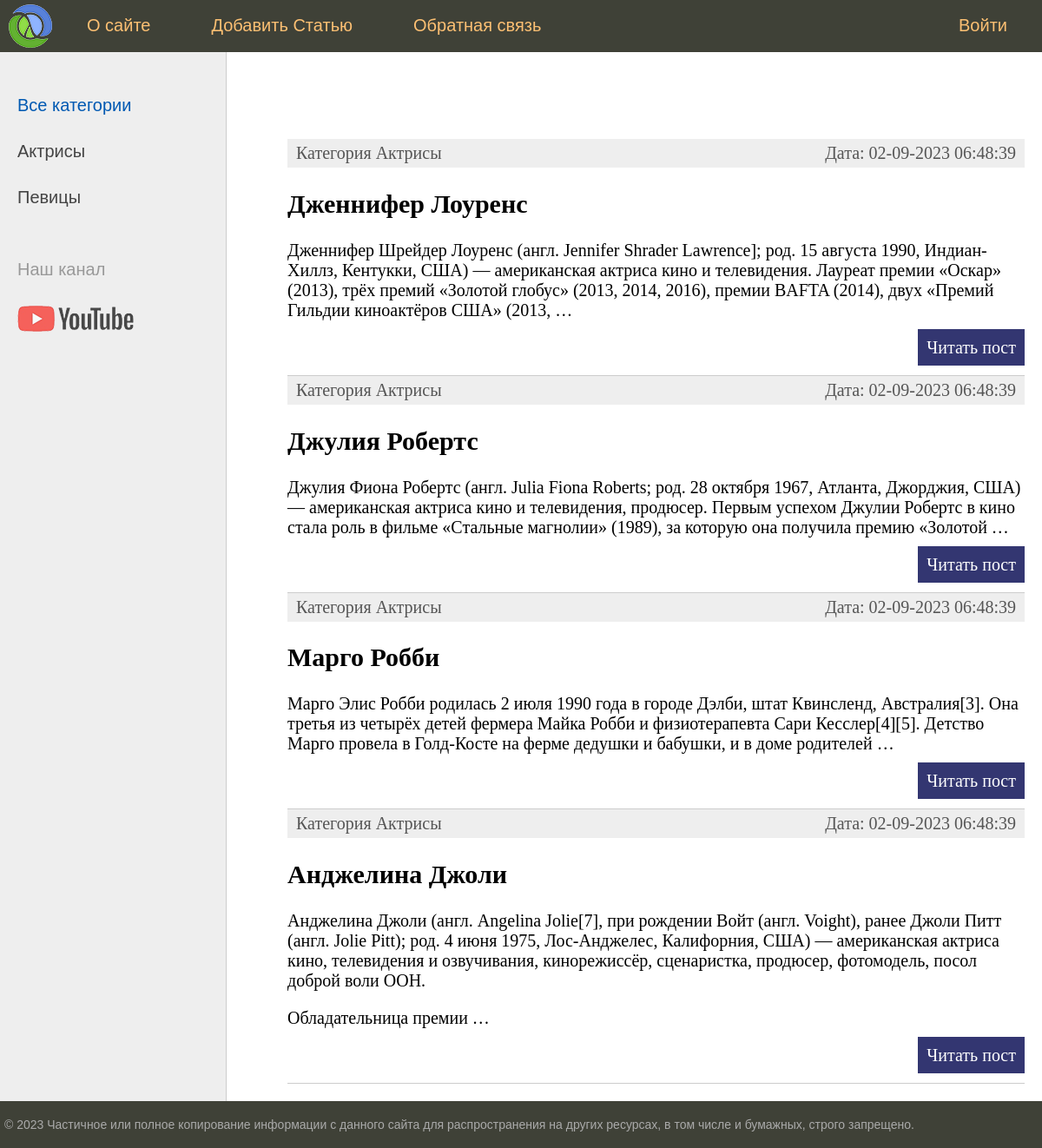
Page /women/ on the earlier database version.
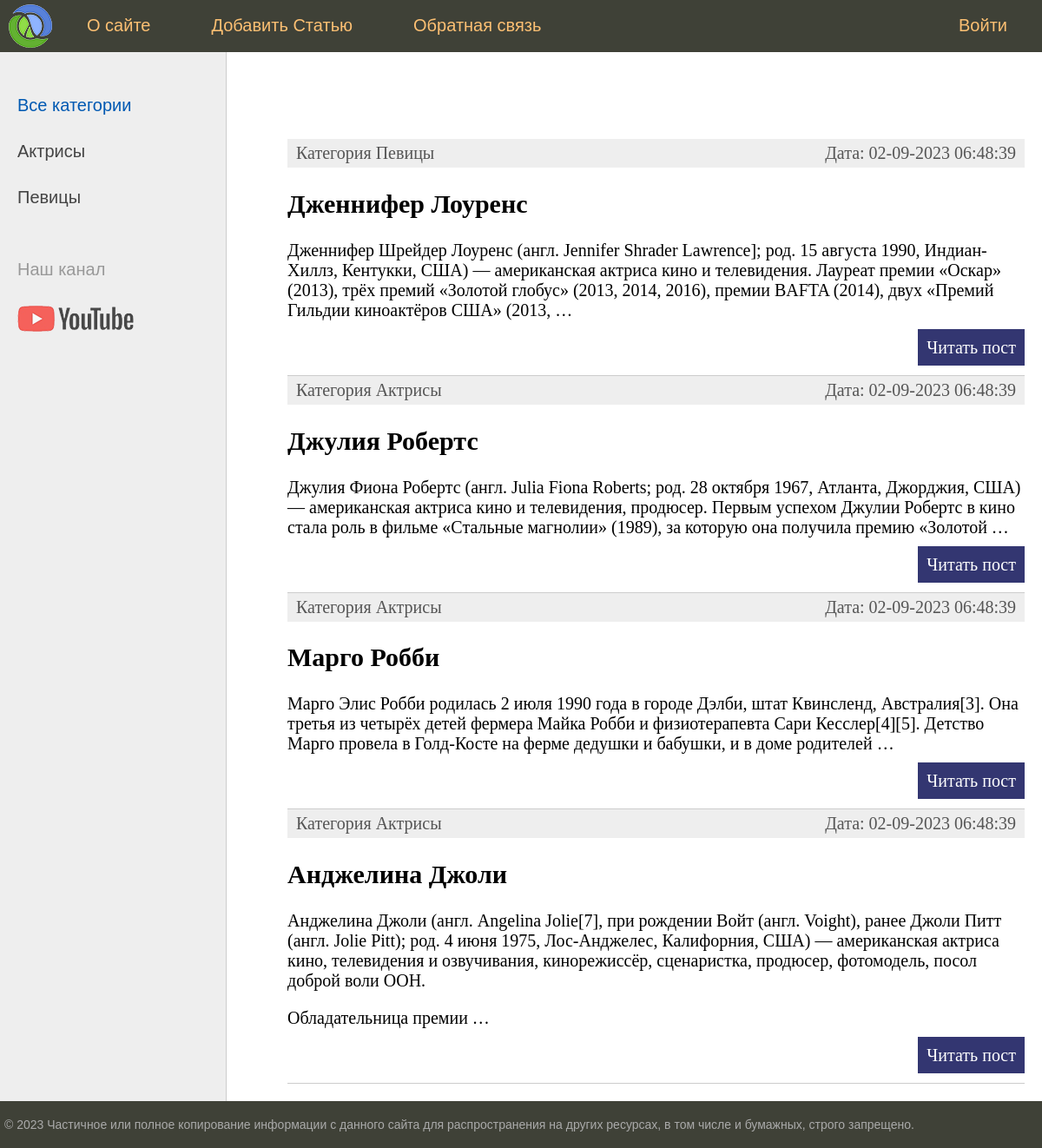
Same page on the later database version.
### women/models.py (models this page shows, shortened)
class Category(models.Model):
    name = models.CharField(max_length=100, db_index=True)
    slug = models.SlugField(max_length=255, unique=False, db_index=True)
    def get_absolute_url(self):
        return reverse("category", kwargs={"cat_slug": self.slug})

class Women(models.Model):
    class Status(models.IntegerChoices):
        DRAFT = 0, "Черновик"
        PUBLISHED = 1, "Опубликовано"
    title = models.CharField(max_length=255)
    slug = models.SlugField(
        max_length=255,
        unique=True,
        db_index=True,
    )
    content = models.TextField(blank=True)
    time_create = models.DateTimeField(auto_now_add=True)
    time_update = models.DateTimeField(auto_now=True)
    is_published = models.BooleanField(choices=Status.choices, default=Status.PUBLISHED)
    objects = models.Manager()
    published = PublishedManager()
    cat = models.ForeignKey("Category", on_delete=models.PROTECT, related_name="posts" )
    class Meta:
        ordering = ["-time_create"]
        indexes = [
            models.Index(fields=["-time_create"]),
        ]
    def get_absolute_url(self):
        return reverse("post", kwargs={"post_slug": self.slug})

### women/views.py (the view)
# urls.py: path("", views.index, name="home"),
def index(request):
    posts = Women.published.all()
    data = {
        "title": "Главная Страница",
        "menu": menu,
        "posts": posts,
        "cat_selected": 0,
    }
    return render(request, "women/index.html", context=data)

### women/models.py (called while the page is built)
    def get_queryset(self):
        return super().get_queryset().filter(is_published=Women.Status.PUBLISHED)

### women/templatetags/women_tags.py (called while the page is built)
@register.inclusion_tag("women/list_categories.html")
def show_categories(cat_selected=0):
    cats = Category.objects.all()
    return {"cats": cats, "cat_selected": cat_selected}

### women/templates/women/index.html (shortened to what this page needs)
{% extends 'base.html' %}
{% block content %}
<ul class="list-articles">
    {% for p in posts %}
    <li>
        <div class="article-panel">
            <p class="first">Категория {{p.cat.name}}</p>
            <p class="last">Дата: {{p.time_update | date:"d-m-Y H:i:s"}}</p>
        </div>
        <h2>{{p.title}}</h2>
        {% autoescape off %}
        {{p.content | linebreaks |truncatewords:40 }}
        {% endautoescape %}
        <p class="link-read-post"><a href="{{ p.get_absolute_url }}">Читать пост</a></p>
    </li>
    {% endfor %}
</ul>
{% endblock %}

### templates/base.html (shortened to what this page needs)
{% load static %}
{% load women_tags%}
<!DOCTYPE html>
<html>
<head>
    <link type="text/css" href="{% static 'women/css/styles.css' %}" rel="stylesheet" />
</head>
<body>
    <table class="table-page" border=0 cellpadding="0" cellspacing="0">
        <tr>
            <td valign=top>
                {% block mainmenu %}
                <div class="header">
                    <ul id="mainmenu" class="mainmenu">
                        <li class="logo"><a href="{% url 'home' %}">
                                <div class="logo"></div>
                            </a></li>
                        {% for m in menu %}
                        {% if not forloop.last %}<li>{% else %}
                        <li class="last">{% endif %}
                            <a href="{% url m.url_name %}">{{m.title}}</a>
                        </li>
                        {% endfor %}
                    </ul>
                </div>
                {% endblock mainmenu %}
                <table class="table-content" border=0 cellpadding="0" cellspacing="0">
                    <tr>
                        <td valign="top" class="left-chapters">
                            <ul id="leftchapters">
                                {%if cat_selected == 0 or cat_selected is None%}
                                <li class="selected">Все категории</li>
                                {%else%}
                                <li><a href="{% url 'home' %}">Все категории</a></li>
                                {%endif%}
                                {% show_categories cat_selected %}
                                <li class="share">
                                    <p>Наш канал</p>
                                    <a class="share-yt"
                                        href="https://www.youtube.com/channel/UClJzWfGWuGJL2t-3dYKcHTA/playlists"
                                        target="_blank" rel="nofollow"></a>
                                </li>
                            </ul>
                        </td>
                        <td valign="top" class="content">
                            <div class="content-text">
                                {% block content %}
                                {% endblock %}
                            </div>
                        </td>
                    </tr>
                </table>
            </td>
        </tr>
        <tr>
            <td valign=top>
                <div id="footer">
                    <p>&copy; 2023 Частичное или полное копирование информации с данного сайта для распространения на
                        других ресурсах, в том числе и бумажных, строго запрещено.</p>
                </div>
            </td>
        </tr>
    </table>
</body>
</html>

### women/templates/women/list_categories.html
{% for cat in cats%}
{% if cat.id == cat_selected%}
<li class="selected">{{cat.name}}</li>
{%else%}
<li><a href="{{ cat.get_absolute_url}}">{{cat.name}}</a></li>
{%endif%}
{% endfor %}

Differences in the rows shown:
changed Women "Дженнифер Лоуренс": cat.name "Актрисы" → "Певицы"
